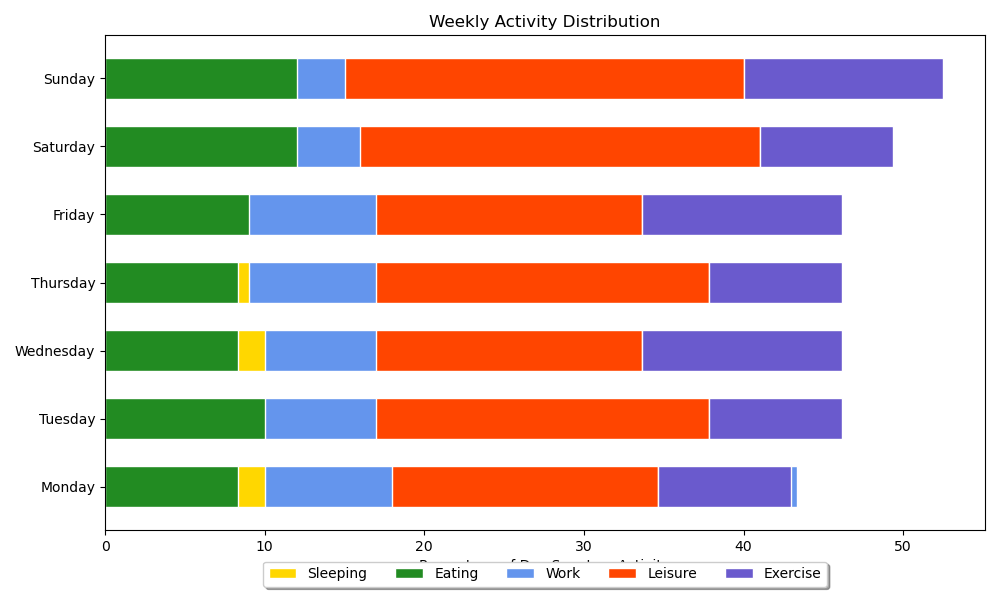

The script that drew this image:

import matplotlib.pyplot as plt
import numpy as np

# Data in the order of the CSV table provided above
days = ['Monday', 'Tuesday', 'Wednesday', 'Thursday', 'Friday', 'Saturday', 'Sunday']
sleeping = [8, 7, 8, 7, 6, 9, 9]
eating = [2, 3, 2, 2, 3, 3, 3]
work = [8, 7, 7, 8, 8, 4, 3]
leisure = [4, 5, 4, 5, 4, 6, 6]
exercise = [2, 2, 3, 2, 3, 2, 3]

# Calculate the bottom positions for each stack segment
sleeping_bottom = np.zeros(len(days))
eating_bottom = np.array(sleeping)
work_bottom = eating_bottom + np.array(eating)
leisure_bottom = work_bottom + np.array(work)

# Normalize data to sum up to 100%
total = [sleep + eat + wrk + lei + ex for sleep, eat, wrk, lei, ex in zip(sleeping, eating, work, leisure, exercise)]
sleeping = np.array(sleeping) / total * 100
eating = np.array(eating) / total * 100
work = np.array(work) / total * 100
leisure = np.array(leisure) / total * 100
exercise = np.array(exercise) / total * 100

fig, ax = plt.subplots(figsize=(10, 6))
bar_width = 0.6

# Plotting
bars1 = ax.barh(days, sleeping, height=bar_width, color='#FFD700', edgecolor='white', label='Sleeping')
bars2 = ax.barh(days, eating, height=bar_width, left=sleeping_bottom, color='#228B22', edgecolor='white', label='Eating')
bars3 = ax.barh(days, work, height=bar_width, left=work_bottom, color='#6495ED', edgecolor='white', label='Work')
bars4 = ax.barh(days, leisure, height=bar_width, left=leisure_bottom, color='#FF4500', edgecolor='white', label='Leisure')
bars5 = ax.barh(days, exercise, height=bar_width, left=leisure_bottom + leisure, color='#6A5ACD', edgecolor='white', label='Exercise')

# Customizing the plot
ax.set_xlabel('Percentage of Day Spent on Activity')
ax.set_title('Weekly Activity Distribution')
ax.legend(loc='upper center', bbox_to_anchor=(0.5, -0.05), shadow=True, ncol=5)

# Display the chart
plt.tight_layout()
plt.show()
